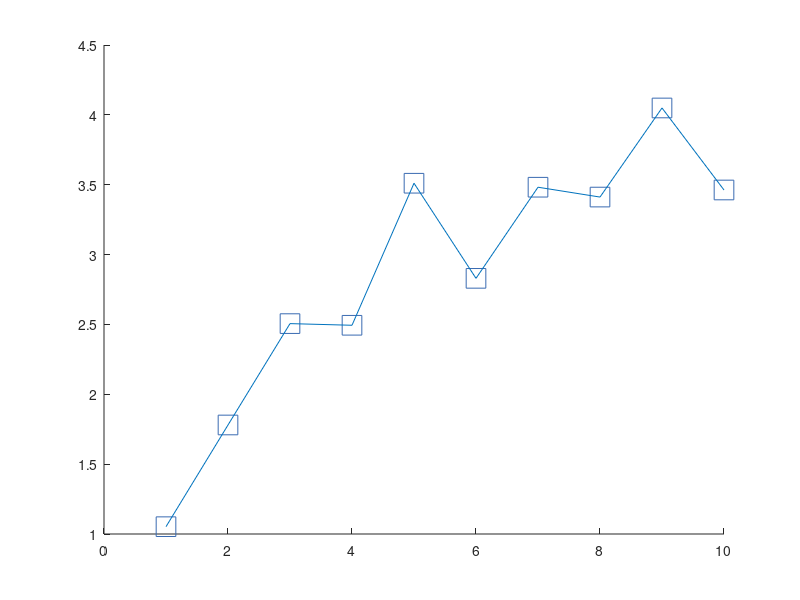

Source code (MATLAB): (Note: this script raises an error after producing the figure.)
%% Graph: Line and Related Plots
% *back to <https://fanwangecon.github.io Fan>'s
% <https://fanwangecon.github.io/M4Econ/ Reusable Matlab Codes>
% Table of Content.*

%% Six lines Plot
% colors from
% <http://ksrowell.com/blog-visualizing-data/2012/02/02/optimal-colors-for-graphs/
% optimal colors>.

close all
figure();
hold on;

blue = [57 106 177]./255;
red = [204 37 41]./255;
black = [83 81 84]./255;
green = [62 150 81]./255;
brown = [146 36 40]./255;
purple = [107 76 154]./255;
cl_colors = {blue, red, black, ...
             green, brown, purple};
cl_legend = {'For Borr', 'Inf Borr', 'For+Inf Br', 'For+Br+Save', 'Bridge Loan', 'For Save'};
cl_scatter_shapes = {'s','x','o','d','p','*'};
cl_linestyle = {'--','-',':','-.','--','-'};
it_sca_bs = 20;
cl_scatter_csizes = {10*it_sca_bs, 20*it_sca_bs, 10*it_sca_bs, 10*it_sca_bs, 5*it_sca_bs, 8*it_sca_bs};
it_line_bs = 2;
cl_line_csizes = {1*it_line_bs, 2*it_line_bs, 1*it_line_bs, 1*it_line_bs, 1*it_line_bs, 2*it_line_bs};

it_x_groups_n = length(cl_scatter_csizes);
it_x_n = 10;

% Generate Random Data
rng(123);
mat_y = rand([it_x_n, it_x_groups_n]);
mat_y = mat_y + sqrt(1:it_x_groups_n);
mat_y = mat_y + log(1:it_x_n)';
ar_x = 1:1:it_x_n;

ar_it_graphs_run = 1:6;
it_graph_counter = 0;
ls_chart = [];
for it_fig = ar_it_graphs_run

    % Counter
    it_graph_counter = it_graph_counter + 1;

    % Y Outcome
    ar_y = mat_y(:, it_fig)';

    % Color and Size etc
    it_csize = cl_scatter_csizes{it_fig};
    ar_color = cl_colors{it_fig};
    st_shape = cl_scatter_shapes{it_fig};
    st_lnsty = cl_linestyle{it_fig};
    st_lnwth = cl_line_csizes{it_fig};
    
    % plot scatter and include in legend
    ls_chart(it_graph_counter) = scatter(ar_x, ar_y, it_csize, ar_color, st_shape);

    % plot line do not include in legend
    line = plot(ar_x, ar_y);
    line.HandleVisibility = 'off';
    line.Color = ar_color;
    line.LineStyle = st_lnsty;
    line.HandleVisibility = 'off';
    line.LineWidth = st_lnwth;

    % Legend to include
    cl_legend{it_graph_counter} = cl_legend{it_fig};
end

% Legend
legend(ls_chart, cl_legend, 'Location', 'southeast');

% labeling
title('Optimal Savings');
ylabel('Savings Levels');
xlabel('Cash-on-Hand Today');
grid on;

snapnow;

%% Horizontal and Vertical Lines and 45 Degree

figure();

xline0 = xline(0);
xline0.HandleVisibility = 'off';
yline0 = yline(0);
yline0.HandleVisibility = 'off';
yline0.LineWidth = 1;

hline = refline([1 0]);
hline.Color = 'k';
hline.LineStyle = ':';
hline.HandleVisibility = 'off';

snapnow

close all